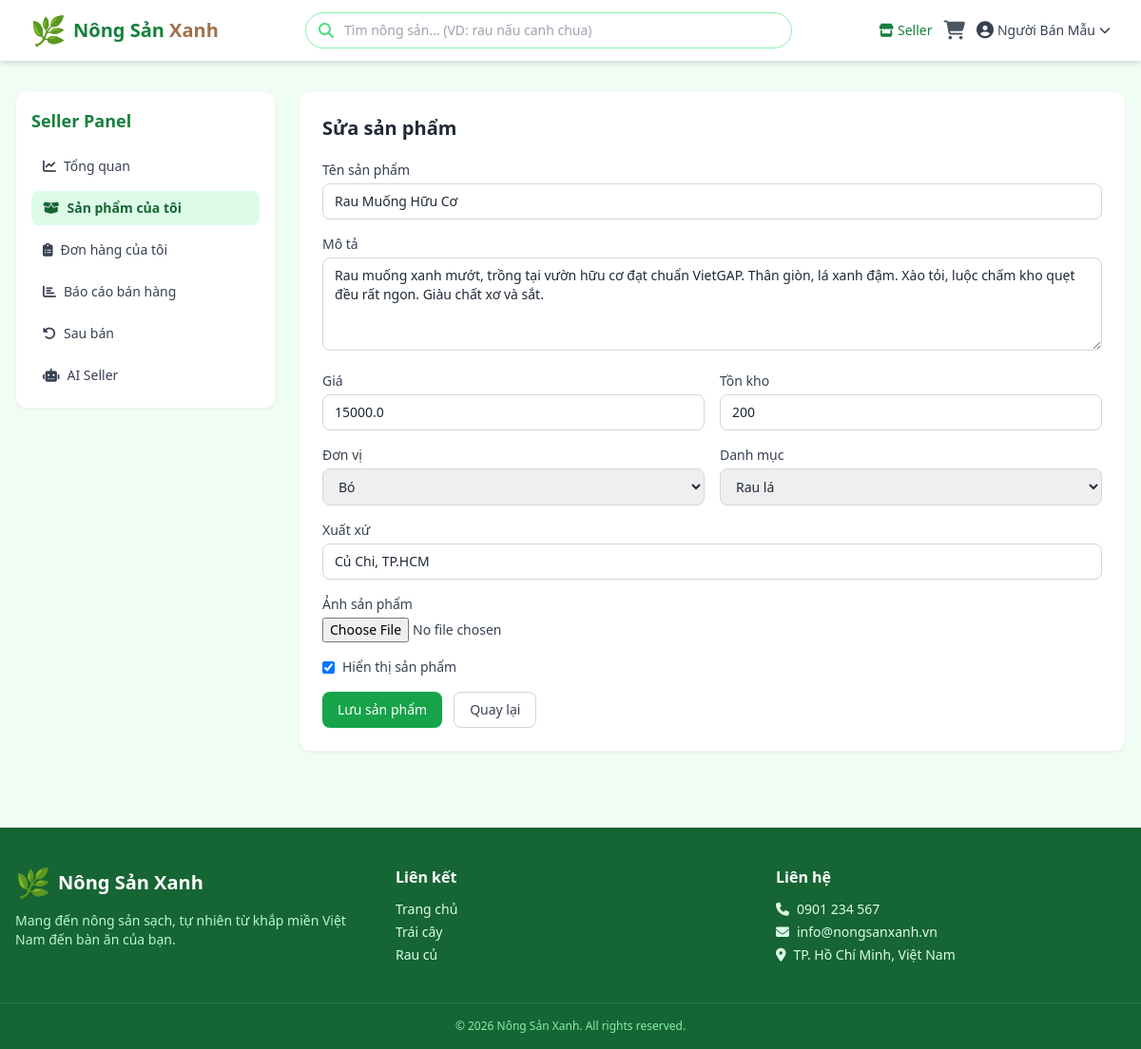
The app's page /seller/products/edit/2 (signed in) with its own data.
### models.py (models this page shows, shortened)
class User(UserMixin, db.Model):
    __tablename__ = 'users'
    id = db.Column(db.Integer, primary_key=True)
    username = db.Column(db.String(80), unique=True, nullable=False, index=True)
    email = db.Column(db.String(120), unique=True, nullable=False, index=True)
    password_hash = db.Column(db.String(256), nullable=False)
    full_name = db.Column(db.String(150), nullable=False)
    phone = db.Column(db.String(20), nullable=True)
    address = db.Column(db.String(300), nullable=True)
    role = db.Column(db.String(20), nullable=False, default='buyer')  # 'admin' | 'seller' | 'buyer'
    is_active = db.Column(db.Boolean, default=True)
    created_at = db.Column(db.DateTime, default=datetime.utcnow)
    orders = db.relationship('Order', backref='customer', lazy='dynamic')
    products = db.relationship('Product', backref='seller', lazy='dynamic', foreign_keys='Product.seller_id')
    def is_admin(self):
        return self.role == 'admin'
    def is_seller(self):
        return self.role == 'seller'

class Product(db.Model):
    __tablename__ = 'products'
    id = db.Column(db.Integer, primary_key=True)
    seller_id = db.Column(db.Integer, db.ForeignKey('users.id'), nullable=True, index=True)
    category_id = db.Column(db.Integer, db.ForeignKey('categories.id'), nullable=True, index=True)
    name = db.Column(db.String(200), nullable=False, index=True)
    description = db.Column(db.Text, nullable=True)
    price = db.Column(db.Float, nullable=False)
    stock = db.Column(db.Integer, nullable=False, default=0)
    unit = db.Column(db.String(20), nullable=False, default='kg')
    category = db.Column(db.String(100), nullable=True, index=True)  # giữ tương thích, sẽ đồng bộ với category_id
    image = db.Column(db.String(300), nullable=True, default='default.jpg')
    is_visible = db.Column(db.Boolean, default=True)
    origin = db.Column(db.String(150), nullable=True)
    created_at = db.Column(db.DateTime, default=datetime.utcnow)
    updated_at = db.Column(db.DateTime, default=datetime.utcnow, onupdate=datetime.utcnow)
    order_items = db.relationship('OrderItem', backref='product', lazy='dynamic')

### app.py (the view, shortened to what this page needs)
@app.route('/seller/products/edit/<int:product_id>', methods=['GET', 'POST'])
@seller_required
def seller_product_edit(product_id):
    product = Product.query.get_or_404(product_id)
    if product.seller_id != current_user.id:
        abort(403)
    form = ProductForm(obj=product)
    return render_template('seller/product_form.html', form=form,
                           title='Sửa sản phẩm', product=product)

### app.py (called while the page is built)
@login_manager.user_loader
def load_user(user_id):
    return db.session.get(User, int(user_id))

def seller_required(f):
    @wraps(f)
    @login_required
    def decorated_function(*args, **kwargs):
        if not current_user.is_seller():
            abort(403)
        if not current_user.is_active:
            abort(403)
        return f(*args, **kwargs)
    return decorated_function

@app.context_processor
def inject_cart_count():
    cart = session.get('cart', {})
    count = sum(item['quantity'] for item in cart.values())
    return dict(cart_count=count, image_url=build_image_url)

### templates/seller/product_form.html (shortened to what this page needs)
{% extends 'seller/base_seller.html' %}
{% block seller_content %}
<div class="bg-white rounded-xl border border-gray-100 shadow-sm p-6">
    <h1 class="text-xl font-bold text-gray-800 mb-5">{{ title }}</h1>
    <form method="POST" enctype="multipart/form-data" class="space-y-4">
        <div>
            <label class="block text-sm font-medium text-gray-700 mb-1">Tên sản phẩm</label>
            {{ form.name(class="w-full px-3 py-2 rounded-lg border border-gray-300 focus:border-green-brand-500 focus:ring-2 focus:ring-green-brand-200 outline-none text-sm") }}
        </div>
        <div>
            <label class="block text-sm font-medium text-gray-700 mb-1">Mô tả</label>
            {{ form.description(class="w-full px-3 py-2 rounded-lg border border-gray-300 focus:border-green-brand-500 focus:ring-2 focus:ring-green-brand-200 outline-none text-sm", rows="4") }}
        </div>
        <div class="grid grid-cols-1 sm:grid-cols-2 gap-4">
            <div>
                <label class="block text-sm font-medium text-gray-700 mb-1">Giá</label>
                {{ form.price(class="w-full px-3 py-2 rounded-lg border border-gray-300 focus:border-green-brand-500 focus:ring-2 focus:ring-green-brand-200 outline-none text-sm") }}
            </div>
            <div>
                <label class="block text-sm font-medium text-gray-700 mb-1">Tồn kho</label>
                {{ form.stock(class="w-full px-3 py-2 rounded-lg border border-gray-300 focus:border-green-brand-500 focus:ring-2 focus:ring-green-brand-200 outline-none text-sm") }}
            </div>
            <div>
                <label class="block text-sm font-medium text-gray-700 mb-1">Đơn vị</label>
                {{ form.unit(class="w-full px-3 py-2 rounded-lg border border-gray-300 focus:border-green-brand-500 focus:ring-2 focus:ring-green-brand-200 outline-none text-sm") }}
            </div>
            <div>
                <label class="block text-sm font-medium text-gray-700 mb-1">Danh mục</label>
                {{ form.category(class="w-full px-3 py-2 rounded-lg border border-gray-300 focus:border-green-brand-500 focus:ring-2 focus:ring-green-brand-200 outline-none text-sm") }}
            </div>
        </div>
        <div>
            <label class="block text-sm font-medium text-gray-700 mb-1">Xuất xứ</label>
            {{ form.origin(class="w-full px-3 py-2 rounded-lg border border-gray-300 focus:border-green-brand-500 focus:ring-2 focus:ring-green-brand-200 outline-none text-sm") }}
        </div>
        <div>
            <label class="block text-sm font-medium text-gray-700 mb-1">Ảnh sản phẩm</label>
            {{ form.image(class="w-full text-sm text-gray-700") }}
        </div>
        <div class="flex items-center gap-2">
            {{ form.is_visible(class="rounded border-gray-300 text-green-brand-600 focus:ring-green-brand-500") }}
            <span class="text-sm text-gray-700">Hiển thị sản phẩm</span>
        </div>
        <div class="flex gap-3">
            {{ form.submit(class="px-4 py-2 rounded-lg bg-green-brand-600 text-white text-sm font-medium hover:bg-green-brand-700 transition") }}
            <a href="{{ url_for('seller_products') }}"
               class="px-4 py-2 rounded-lg border border-gray-300 text-sm text-gray-700 hover:bg-gray-50">
                Quay lại
            </a>
        </div>
    </form>
</div>
{% endblock %}

### templates/base.html (shortened to what this page needs)
<!DOCTYPE html>
<html lang="vi">
<head>
    <script src="https://cdn.tailwindcss.com"></script>
    <link rel="stylesheet" href="https://cdnjs.cloudflare.com/ajax/libs/font-awesome/6.5.0/css/all.min.css">
</head>
<body class="bg-green-brand-50 text-gray-800 min-h-screen flex flex-col">
    <nav class="bg-white shadow-md sticky top-0 z-50">
        <div class="max-w-7xl mx-auto px-4 sm:px-6 lg:px-8">
            <div class="flex justify-between items-center h-16">
                <a href="{{ url_for('index') }}" class="flex items-center gap-2">
                    <span class="text-3xl">🌿</span>
                    <span class="text-xl font-bold text-green-brand-700">Nông Sản <span class="text-earth-500">Xanh</span></span>
                </a>
                <div class="hidden md:flex flex-1 max-w-lg mx-8">
                    <form action="{{ url_for('index') }}" method="GET" class="w-full relative">
                        <input type="text" name="q" value="{{ request.args.get('q', '') }}"
                               placeholder="Tìm nông sản... (VD: rau nấu canh chua)"
                               class="w-full pl-10 pr-4 py-2 rounded-full border border-green-brand-300 focus:border-green-brand-500 focus:ring-2 focus:ring-green-brand-200 outline-none text-sm"
                               id="searchInput" autocomplete="off">
                        <i class="fas fa-search absolute left-3.5 top-1/2 -translate-y-1/2 text-green-brand-400"></i>
                    </form>
                </div>
                <div class="flex items-center gap-3">
                    {% if current_user.is_authenticated %}
                        {% if current_user.is_admin() %}
                            <a href="{{ url_for('admin_dashboard') }}" class="hidden sm:inline-flex items-center gap-1 text-sm text-green-brand-700 hover:text-green-brand-900 font-medium">
                                <i class="fas fa-tachometer-alt"></i> Admin
                            </a>
                        {% elif current_user.is_seller() %}
                            <a href="{{ url_for('seller_dashboard') }}" class="hidden sm:inline-flex items-center gap-1 text-sm text-green-brand-700 hover:text-green-brand-900 font-medium">
                                <i class="fas fa-store"></i> Seller
                            </a>
                        {% endif %}
                        <a href="{{ url_for('cart') }}" class="relative text-gray-600 hover:text-green-brand-700">
                            <i class="fas fa-shopping-cart text-xl"></i>
                        </a>
                        <details class="relative">
                            <summary class="flex items-center gap-1 text-sm text-gray-700 hover:text-green-brand-700 font-medium cursor-pointer list-none">
                                <i class="fas fa-user-circle text-lg"></i>
                                <span class="hidden sm:inline">{{ current_user.full_name }}</span>
                                <i class="fas fa-chevron-down text-xs"></i>
                            </summary>
                        </details>
                    {% endif %}
                </div>
            </div>
        </div>
    </nav>
    <main class="flex-1">
        {% block content %}{% endblock %}
    </main>
    <footer class="bg-green-brand-800 text-green-brand-100 mt-12">
        <div class="max-w-7xl mx-auto px-4 py-10 grid grid-cols-1 md:grid-cols-3 gap-8">
            <div>
                <div class="flex items-center gap-2 mb-3">
                    <span class="text-3xl">🌿</span>
                    <span class="text-xl font-bold text-white">Nông Sản Xanh</span>
                </div>
                <p class="text-sm text-green-brand-200">Mang đến nông sản sạch, tự nhiên từ khắp miền Việt Nam đến bàn ăn của bạn.</p>
            </div>
            <div>
                <h4 class="font-semibold text-white mb-3">Liên kết</h4>
                <ul class="space-y-1 text-sm">
                    <li><a href="{{ url_for('index') }}" class="hover:text-white transition">Trang chủ</a></li>
                    <li><a href="{{ url_for('index', category='Trái cây') }}" class="hover:text-white transition">Trái cây</a></li>
                    <li><a href="{{ url_for('index', category='Rau củ') }}" class="hover:text-white transition">Rau củ</a></li>
                </ul>
            </div>
            <div>
                <h4 class="font-semibold text-white mb-3">Liên hệ</h4>
                <ul class="space-y-1 text-sm">
                    <li><i class="fas fa-phone mr-2"></i>0901 234 567</li>
                    <li><i class="fas fa-envelope mr-2"></i>info@nongsanxanh.vn</li>
                    <li><i class="fas fa-map-marker-alt mr-2"></i>TP. Hồ Chí Minh, Việt Nam</li>
                </ul>
            </div>
        </div>
        <div class="border-t border-green-brand-700 text-center py-4 text-xs text-green-brand-300">
            &copy; 2026 Nông Sản Xanh. All rights reserved.
        </div>
    </footer>
</body>
</html>

### records on screen
User: full_name "Người Bán Mẫu"
Product: name "Rau Muống Hữu Cơ", description "Rau muống xanh mướt, trồng tại vườn hữu cơ đạt chuẩn VietGAP. Thân giòn, lá xanh đậm. Xào tỏi, luộc chấm kho quẹt đều rất ngon. Giàu chất xơ và sắt.", price "15000.0", stock "200", unit "Bó", category "Rau lá", origin "Củ Chi, TP.HCM", is_visible "☑"

### other values on screen
{{ title }} "Sửa sản phẩm"
